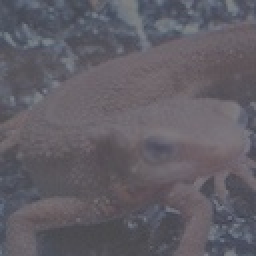
%> input picture Question_21_30/imori_dark.jpg, 128 x 128 px (shown 2 times larger)
$ octave ans_21.m   (GNU Octave 9; MATLAB toolbox functions it lacks are replaced by stand-ins)
%> lines starting %> are read from the running program, lines starting %| are printed output that depends on the picture
clear
I = imread("imori_dark.jpg");
%> I is the input picture: size 128x128x3 uint8; mean R, G, B 97.2, 94, 101.9

I = transformation_curve(0, 255, I);

figure
title("transformed image");
imshow(I);

figure
title("transformed histogram");
imhist(I, 256);

function I = transformation_curve(a, b, I)
%> called with a = 0, b = 255
I = double(I);
%> I: size 128x128x3 double
Max_v = max(I(:));
%> Max_v = 141
Min_v = min(I(:));
%> Min_v = 60
I = (b - a)/(Max_v - Min_v) .* (I - Min_v) + a;
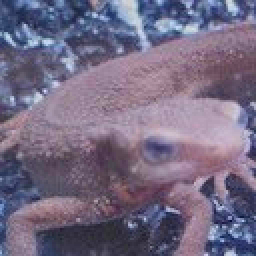
%> I: size 128x128x3 double (shown 2 times larger); mean R, G, B 117.2, 107.1, 131.9; drawn with min black and max white
I = uint8(I);
%> I: size 128x128x3 uint8
%> `imhist(I, 256);`:
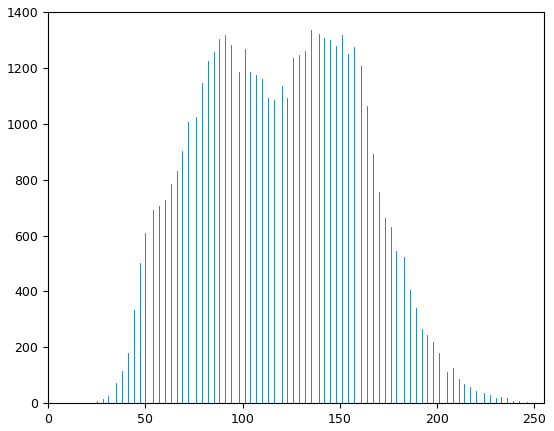
%> figure redrawn from the program's plot data; highest point at x = 135, y = 1335
end
